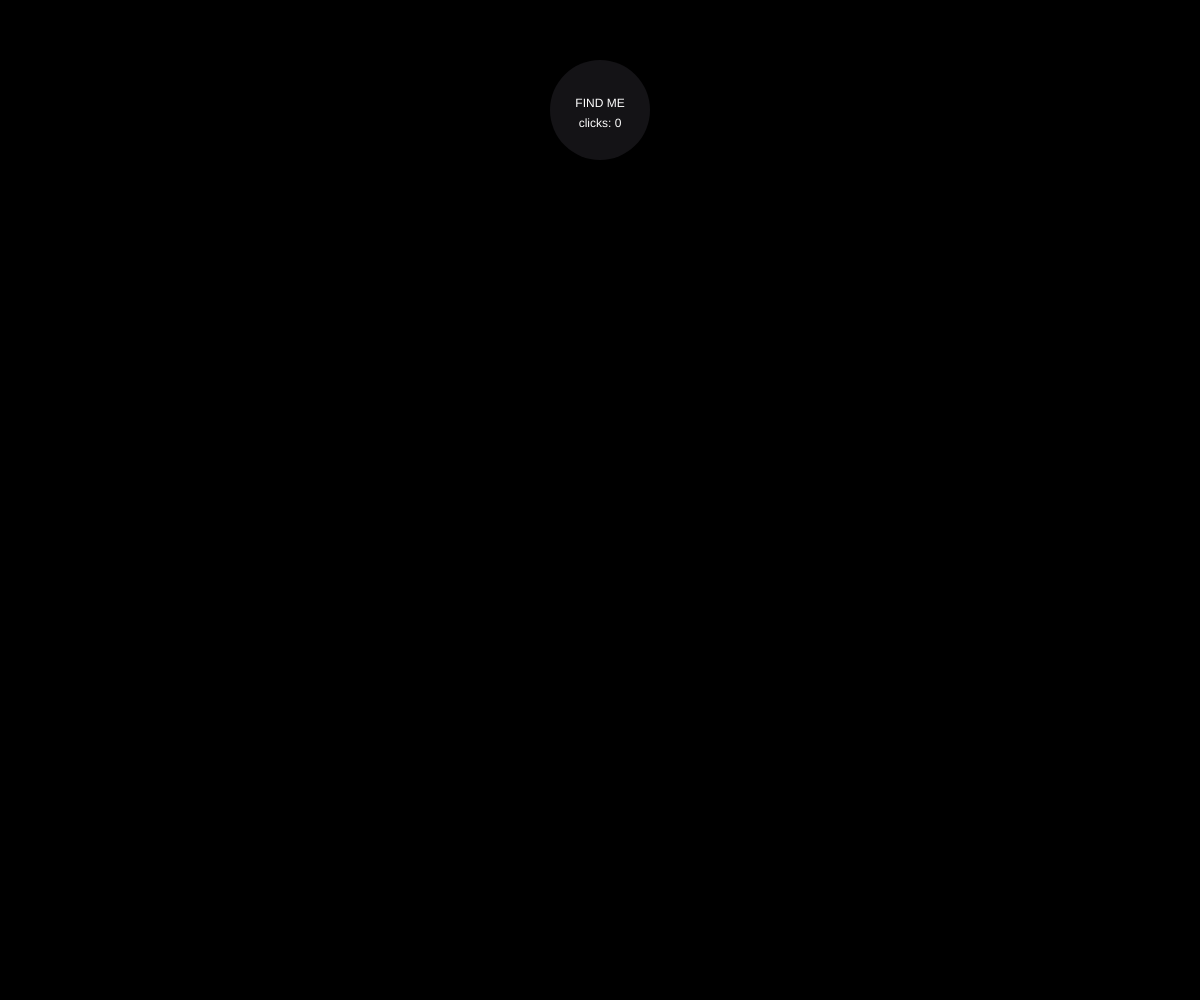
Frame 1 (no input)
Frame 60 (no input): identical to frame 1, image omitted
Frame 120 (the mouse pressed at the canvas centre since frame 60): identical to frame 1, image omitted

The p5.js sketch that drew this single still picture (run headless with seeded random() and noise() and a simulated clock; from frame 60 on, the mouse is pressed at the canvas centre):

// p5.js sketch
// ── sketch.js
/* DM3014 Interactive Devices, Ashley Hi 2026
 * Week 3 - Net Art
 * Button Exercise
*/

// TARGET: define the button's target region
let bx, by, bw = 100, bh = 100;

let clickCount = 0;
 
function setup() {
  createCanvas(windowWidth, windowHeight);
  bx = width / 2 - bw / 2; // center the button horizontally
  by = 60;
  ellipseMode(CORNER);
}
 
function draw() {
  background("#000000");
 
  // VALIDATE TARGET: is the mouse over the target right now?
  let hovering =
    mouseX > bx && mouseX < bx + bw &&
    mouseY > by && mouseY < by + bh;
 
  // SIGNIFIER: appearance change to indicate response
  noStroke();
  if (hovering) {
    fill('#e0245e');
  } else {
    fill(20, 19, 22);
  }
  ellipse(bx, by, bw, bh, 10);

  fill(255);
  textAlign(CENTER, CENTER);
  text('FIND ME', bx + bw / 2, by + bh / 2 - 6);
  text('clicks: ' + clickCount, bx + bw / 2, by + bh / 2 + 14);

  cursor(hovering ? HAND : ARROW);
}
 
// EVENT -> RESPONSE: only counts if the click lands inside the target
function mousePressed() {
  let hit =
    mouseX > bx && mouseX < bx + bw &&
    mouseY > by && mouseY < by + bh;
 
  if (hit) {
    bx = random(0, width - bw);
    by = random(0, height - bh);
    clickCount++;
  }
}
